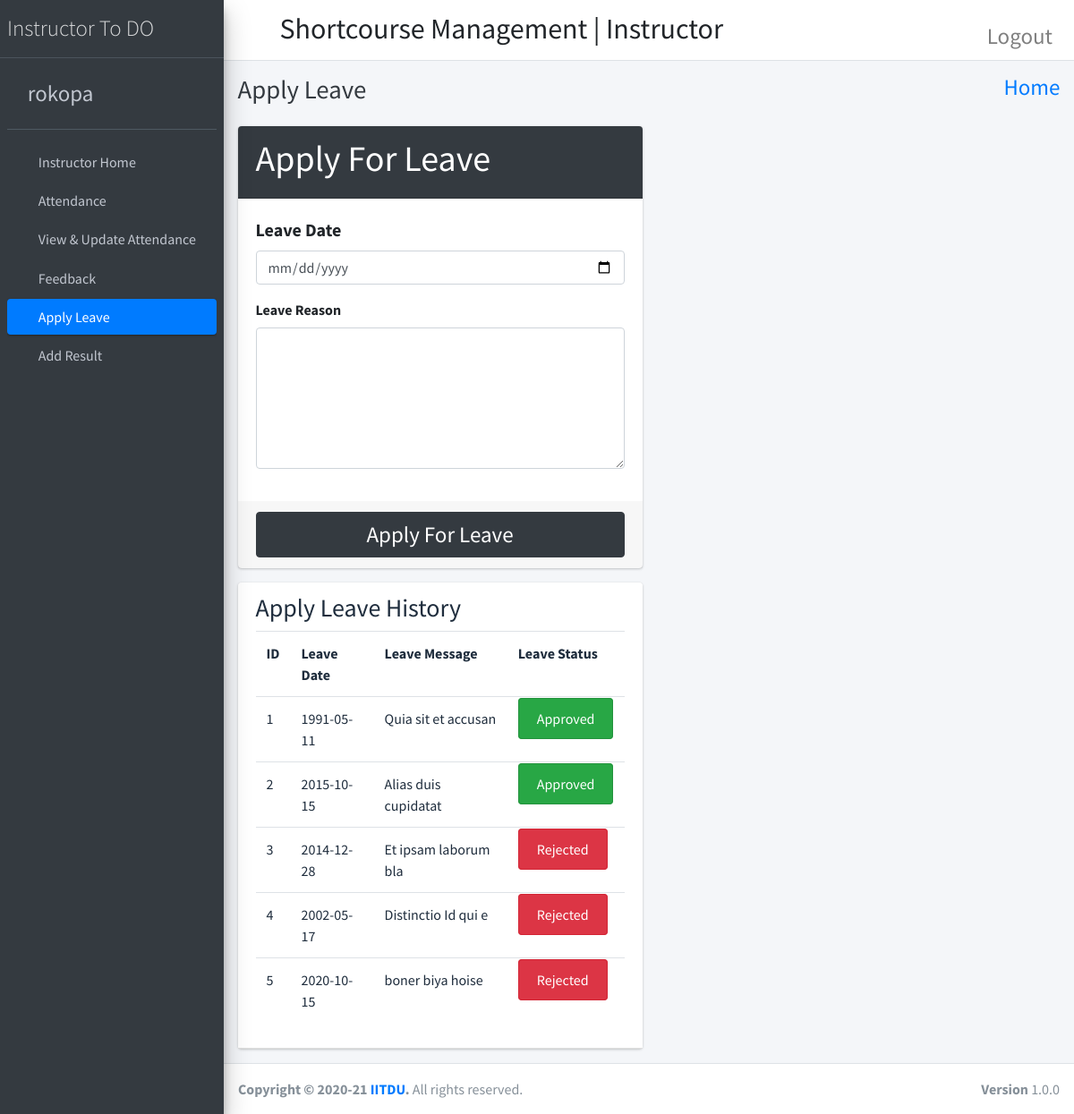
Page /instructor_apply_leave/ (signed in) on the committed database.
### shortcourse_app/models.py (models this page shows)
class CustomUser(AbstractUser):
    user_type_data = ((1, 'Admin'), (2, 'Instructor'), (3, 'Students'))
    user_type = models.CharField(default=1, choices=user_type_data, max_length=20)

class LeaveReportInstructors(models.Model):
    id = models.AutoField(primary_key=True)
    instructor_id = models.ForeignKey(Instructors, on_delete=models.CASCADE)
    leave_date = models.CharField(max_length=255)
    leave_message = models.TextField()
    leave_status = models.IntegerField(default=0)
    created_at = models.DateTimeField(auto_now_add=True)
    updated_at = models.DateTimeField(auto_now_add=True)
    objects = models.Manager()

### shortcourse_app/instructor_view.py (the view)
# urls.py: path('instructor_apply_leave/', instructor_view.instructor_apply_leave, name='instructor_apply_leave'),
def instructor_apply_leave(request):
    instructor_obj = Instructors.objects.get(admin=request.user.id)
    leave_data = LeaveReportInstructors.objects.filter(instructor_id=instructor_obj)
    context = {
        'leave_data': leave_data,
    }
    return render(request, 'instructor_template/apply_leave.html', context)

### templates/instructor_template/apply_leave.html (shortened to what this page needs)
{% extends 'instructor_template/instructor_home.html' %}
{% block page_title %}
    Apply Leave
{% endblock page_title %}
{% block main_content %}
    <section class="content">
      <div class="container-fluid">
        <div class="row">
              <div class="col-md-6">
                    <div class="card card-dark">
                        <div class="card-header">
                            <h1>Apply For Leave</h1>
                        </div>
                      <form action="{% url 'instructor_apply_leave_save' %}" method="post">
                        <div class="card-body">
                            <div class="form-group">
                                <label style="font-size: 20px">Leave Date</label>
                                <input type="date" name="leave_date" class="form-control" placeholder="Leave Date">
                            </div>
                            <div class="form-group">
                                <label>Leave Reason</label>
                                <textarea class="form-control" rows="6" name="leave_msg"></textarea>
                            </div>
                        </div>
                        <div class="card-footer">
                          <button type="submit" class="btn btn-dark btn-block" style="font-size: 25px" id="fetch_student">Apply For Leave</button>
                        </div>
                      </form>
                    </div>
                    <div class="card card-white">
                        <div class="card-header">
                        <div class="table">
                            <h3>Apply Leave History</h3>
                            <table class="table">
                                <tr>
                                    <th>ID</th>
                                    <th>Leave Date</th>
                                    <th>Leave Message</th>
                                    <th>Leave Status</th>
                                </tr>
                                {% for row in leave_data %}
                                    <tr>
                                        <td>{{ row.id }}</td>
                                        <td>{{ row.leave_date }}</td>
                                        <td>{{ row.leave_message }}</td>
                                        <td>
                                            {% if row.leave_status == 1 %}
                                                <span class="alert alert-success">Approved</span>
                                            {% elif row.leave_status == 2 %}
                                                <span class="alert alert-danger">Rejected</span>
                                            {% else %}
                                                <span class="alert alert-info">Pending</span>
                                            {% endif %}
                                        </td>
                                    </tr>
                                {% endfor %}
                            </table>
                        </div>
                        </div>
                    </div>
              </div>
        </div>
      </div>
    </section>
{% endblock main_content %}

### templates/instructor_template/sidebar_template.html (shortened to what this page needs)
{% load static %}
<aside class="main-sidebar sidebar-dark-primary elevation-4">
    <a href="" class="brand-link">
      <span class="brand-text font-weight-light" style="font-size: 25px">Instructor To DO</span>
    </a>
    <div class="sidebar">
      <div class="user-panel mt-3 pb-3 mb-3 d-flex">
        <div class="image">
        </div>
        <div class="info">
          <a href="{% url 'instructor_profile' %}" class="d-block" style="font-size: 25px">{{ user.username }}</a>
        </div>
      </div>
      <nav class="mt-2">
        <ul class="nav nav-pills nav-sidebar flex-column" data-widget="treeview" role="menu" data-accordion="false">
          <li class="nav-item">
              {% url 'instructor_home' as instructor_home %}
            <a href='{{ instructor_home }}' class="nav-link {% if request.path ==  instructor_home %}active{% endif %}">
              <i class='fas fa-list-ul' style='font-size:20px; color: red'>  </i>
              <p>
                Instructor Home
              </p>
            </a>
          </li>
            <li class="nav-item">
              {% url 'attendance' as attendance %}
                <a href='{{ attendance }}' class="nav-link {% if request.path ==  attendance %}active{% endif %}">
                <i class='fas fa-list-ul' style='font-size:20px; color: red'>  </i>
                <p>
                 Attendance
                </p>
                </a>
          </li>
            <li class="nav-item">
              {% url 'update_attendance' as update_attendance %}
                <a href='{{ update_attendance }}' class="nav-link {% if request.path ==  update_attendance %}active{% endif %}">
                <i class='fas fa-list-ul' style='font-size:20px; color: red'>  </i>
                <p> View & Update Attendance </p>
                </a>
            </li>
            <li class="nav-item">
              {% url 'instructor_feedback' as instructor_feedback %}
                <a href='{{ instructor_feedback }}' class="nav-link {% if request.path ==  instructor_feedback %}active{% endif %}">
                <i class='fas fa-list-ul' style='font-size:20px; color: red'>  </i>
                <p> Feedback </p>
                </a>
            </li>
            <li class="nav-item">
              {% url 'instructor_apply_leave' as instructor_apply_leave %}
                <a href='{{ instructor_apply_leave }}' class="nav-link {% if request.path ==  instructor_apply_leave %}active{% endif %}">
                <i class='fas fa-list-ul' style='font-size:20px; color: red'>  </i>
                <p> Apply Leave </p>
                </a>
            </li>
            <li class="nav-item">
            {% url 'instructor_add_result' as instructor_add_result %}
            <a href="{{ instructor_add_result }}" class="nav-link {% if request.path == instructor_add_result %} active {% endif %}">
              <i class='fas fa-list-ul' style='font-size:20px; color: red'>  </i>
              <p>
                Add Result
              </p>
            </a>
          </li>
        </ul>
      </nav>
    </div>
  </aside>

### rows in the picture
CustomUser: username "rokopa"
LeaveReportInstructors: id "1", leave_date "1991-05-11", leave_message "Quia sit et accusan", leave_status "Approved"
LeaveReportInstructors: id "2", leave_date "2015-10-15", leave_message "Alias duis cupidatat", leave_status "Approved"
LeaveReportInstructors: id "3", leave_date "2014-12-28", leave_message "Et ipsam laborum bla", leave_status "Rejected"
LeaveReportInstructors: id "4", leave_date "2002-05-17", leave_message "Distinctio Id qui e", leave_status "Rejected"
LeaveReportInstructors: id "5", leave_date "2020-10-15", leave_message "boner biya hoise", leave_status "Rejected"
